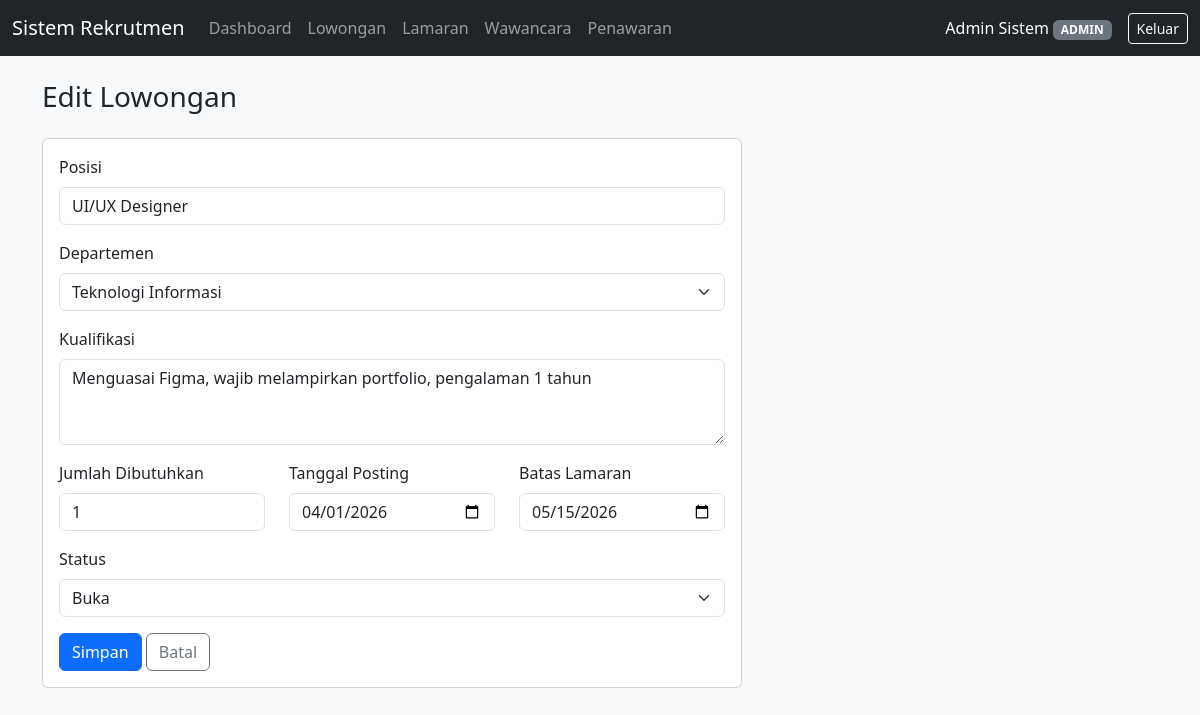
The app's page /lowongan_form.php?id=2 (signed in) with its own data.
### tables this page shows
CREATE TABLE lowongan (
    id_lowongan        INT AUTO_INCREMENT PRIMARY KEY,
    id_departemen      INT NOT NULL,
    posisi             VARCHAR(100) NOT NULL,
    kualifikasi        TEXT,
    jumlah_dibutuhkan  INT NOT NULL DEFAULT 1,
    tanggal_posting    DATE NOT NULL,
    batas_lamaran      DATE NOT NULL,
    status             ENUM('Buka','Ditutup','Terpenuhi') NOT NULL DEFAULT 'Buka',
    CONSTRAINT fk_lowongan_departemen FOREIGN KEY (id_departemen)
        REFERENCES departemen(id_departemen) ON UPDATE CASCADE ON DELETE RESTRICT,
    CONSTRAINT chk_batas_lamaran CHECK (batas_lamaran >= tanggal_posting)
);

CREATE TABLE departemen (
    id_departemen   INT AUTO_INCREMENT PRIMARY KEY,
    nama_departemen VARCHAR(100) NOT NULL,
    keterangan      VARCHAR(255),
    created_at      TIMESTAMP DEFAULT CURRENT_TIMESTAMP
);

### lowongan_form.php (the view, shortened to what this page needs)
<?php
require_once 'config/database.php';
require_once 'includes/header.php';
$id_lowongan = isset($_GET['id']) ? (int) $_GET['id'] : null;
$is_edit = $id_lowongan !== null;
$data = [
    'id_departemen'     => '',
    'posisi'            => '',
    'kualifikasi'       => '',
    'jumlah_dibutuhkan' => 1,
    'tanggal_posting'   => date('Y-m-d'),
    'batas_lamaran'     => date('Y-m-d', strtotime('+30 days')),
    'status'            => 'Buka',
];
if ($is_edit) {
    $stmt = $pdo->prepare("SELECT * FROM lowongan WHERE id_lowongan = ?");
    $stmt->execute([$id_lowongan]);
    $existing = $stmt->fetch();
    $data = $existing;
}
$departemen_list = $pdo->query("SELECT * FROM departemen ORDER BY nama_departemen")->fetchAll();
?>
<h3 class="mb-4"><?= $is_edit ? 'Edit Lowongan' : 'Tambah Lowongan Baru' ?></h3>
<div class="card" style="max-width: 700px;">
    <div class="card-body">
        <form method="POST">
            <div class="mb-3">
                <label class="form-label">Posisi</label>
                <input type="text" name="posisi" class="form-control"
                       value="<?= htmlspecialchars($data['posisi']) ?>" required>
            </div>
            <div class="mb-3">
                <label class="form-label">Departemen</label>
                <select name="id_departemen" class="form-select" required>
                    <?php foreach ($departemen_list as $dep): ?>
                        <option value="<?= $dep['id_departemen'] ?>"
                            <?= (string) $data['id_departemen'] === (string) $dep['id_departemen'] ? 'selected' : '' ?>>
                            <?= htmlspecialchars($dep['nama_departemen']) ?>
                        </option>
                    <?php endforeach; ?>
                </select>
            </div>
            <div class="mb-3">
                <label class="form-label">Kualifikasi</label>
                <textarea name="kualifikasi" class="form-control" rows="3"><?= htmlspecialchars($data['kualifikasi']) ?></textarea>
            </div>
            <div class="row">
                <div class="col-md-4 mb-3">
                    <label class="form-label">Jumlah Dibutuhkan</label>
                    <input type="number" name="jumlah_dibutuhkan" class="form-control" min="1"
                           value="<?= htmlspecialchars($data['jumlah_dibutuhkan']) ?>" required>
                </div>
                <div class="col-md-4 mb-3">
                    <label class="form-label">Tanggal Posting</label>
                    <input type="date" name="tanggal_posting" class="form-control"
                           value="<?= htmlspecialchars($data['tanggal_posting']) ?>" required>
                </div>
                <div class="col-md-4 mb-3">
                    <label class="form-label">Batas Lamaran</label>
                    <input type="date" name="batas_lamaran" class="form-control"
                           value="<?= htmlspecialchars($data['batas_lamaran']) ?>" required>
                </div>
            </div>
            <div class="mb-3">
                <label class="form-label">Status</label>
                <select name="status" class="form-select">
                    <?php foreach (['Buka', 'Ditutup', 'Terpenuhi'] as $opt): ?>
                        <option value="<?= $opt ?>" <?= $data['status'] === $opt ? 'selected' : '' ?>><?= $opt ?></option>
                    <?php endforeach; ?>
                </select>
            </div>
            <button type="submit" class="btn btn-primary">Simpan</button>
            <a href="lowongan.php" class="btn btn-outline-secondary">Batal</a>
        </form>
    </div>
</div>
<?php require_once 'includes/footer.php'; ?>

### records on screen
lowongan: posisi "UI/UX Designer", id_departemen "Teknologi Informasi", kualifikasi "Menguasai Figma, wajib melampirkan portfolio, pengalaman 1 tahun", jumlah_dibutuhkan "1", tanggal_posting "04/01/2026", batas_lamaran "05/15/2026", status "Buka"

### other values on screen
$user['nama'] "Admin Sistem"
$user['role'] "ADMIN"
